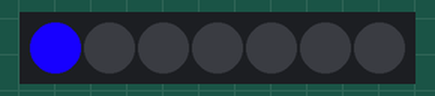
The sketch below on a simulated Arduino Uno, built with avr-gcc and run on an emulated ATmega328P. On the bench: 7 RGB LEDs in strip order, left to right.

Above: at 0.37 s.
At 1.12 s:
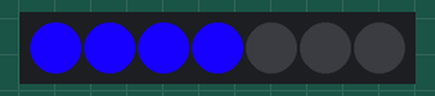
At 1.8 s:
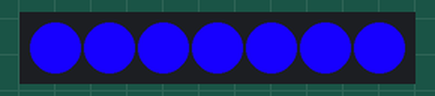
Timing chart, 0 to 40.0 s (numbered marks = the images above):
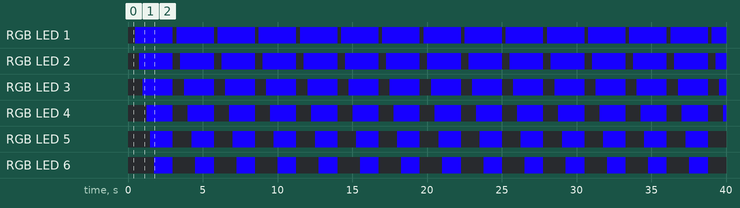

Measured:
- by itself, RGB LED 1: alternates RGB(23, 0, 255) for 2.5 s and off for 0.25 s
- by itself, RGB LED 2: alternates RGB(23, 0, 255) for 2.3 s and off for 0.50 s
- by itself, RGB LED 3: alternates RGB(23, 0, 255) for 2.0 s and off for 0.75 s
- by itself, RGB LED 4: alternates RGB(23, 0, 255) for 1.8 s and off for 1.0 s
- by itself, RGB LED 5: alternates RGB(23, 0, 255) for 1.5 s and off for 1.3 s
- by itself, RGB LED 6: alternates RGB(23, 0, 255) for 1.3 s and off for 1.5 s

The sketch:

NeoPixelSimpleRGBW.ino
```cpp
/*
  Simple NeoPixel control
  This sketch allows serial control over RGBW NeoPixels.
  Uses Adafruit's NeoPixel library: https://github.com/adafruit/Adafruit_NeoPixel

  created 28 March 2016
  updated 28 Jun 2018
  by Tom Igoe

*/
#include <Adafruit_NeoPixel.h>
const int neoPixelPin = 5;  // control pin
const int pixelCount = 7;    // number of pixels

// set up strip:
Adafruit_NeoPixel strip = Adafruit_NeoPixel(pixelCount, neoPixelPin, NEO_GRBW + NEO_KHZ800);

void setup() {
  strip.begin();    // initialize pixel strip
  strip.clear();    // turn all LEDs off
}

void loop() {
  byte red = 23;   // set colors
  byte green = 0;
  byte blue = 255;
  byte white = 0;

  // loop over all the pixels:
  for (int pixel = 0; pixel < pixelCount; pixel++) {
    strip.setPixelColor(pixel, red, green, blue, white);// set the color for this pixel
    delay(250);
    strip.show();    // refresh the strip
  }
  delay(1000);
  strip.clear();
}
```
